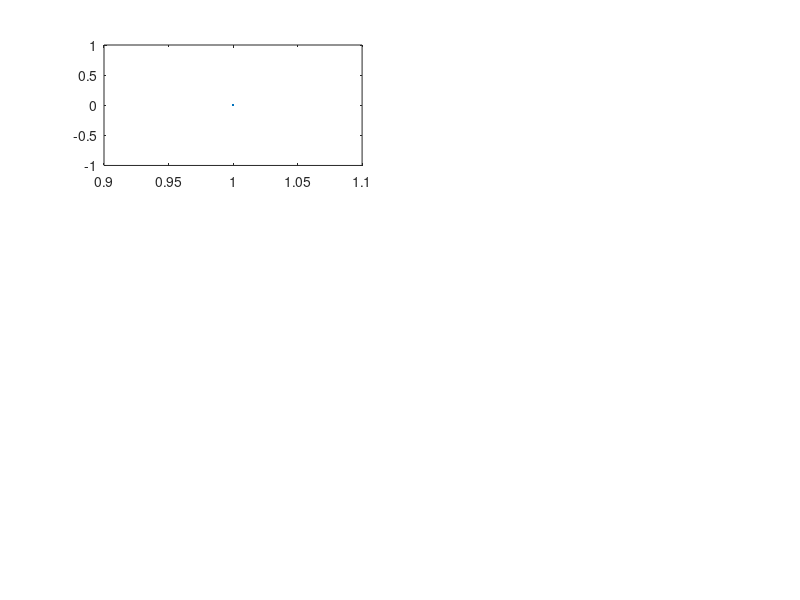

Write MATLAB code to recreate this figure. (Note: this script raises an error after producing the figure.)
NS =1e2;    % número de shingles
NREPS=6;    % número de simulações 
N=500;      % número de experiências

% simular várias vezes
for rep=1:NREPS
    fprintf(1,'Simulação #%d\n',rep);
    
    % criar dois conjuntos C1 e C2  (colunas de bits)
    limiar1=rand();
    limiar2=rand();
    C1=rand(NS,1)>limiar1;
    C2=rand(NS,1)>limiar2;
  
    % calcular distância de Jaccard  
    %    (com operações com bits)
    I= C1 & C2; 
    U= C1 | C2;

    simJ=sum(I)/sum(U); % Similaridade de Jaccard
    fprintf(1,'\nSimilaridade de Jaccard =%.2f\n',simJ);
   
    % estimar com hash
    cfav=0;   % contagem de casos favoráveis
    p=zeros(1,N);
    
    for i=1:N
        % permutar
        pi1=C1(randperm(NS));
        pi2=C2(randperm(NS));
    
        % mínimos
        % índice da primeira linha na permutação em que a coluna tem valor igual a 1
        min1=min(find(pi1>0));
        min2=min(find(pi2>0));
    
        % se mínimos iguais
        if min1==min2
            cfav=cfav+1;
        end

        % representação gráfica contínua
        p(i)=cfav/i; 
        figure(1); subplot(3,2,rep)
        plot(1:i,p(1:i));
        title(['SimJ =' sprintf('%.2f',simJaccard)]);
        drawnow;
    end

    sim=cfav/N; distancia=1-sim;
    fprintf(1,'Distância usando min(h(x))=%.2f\n',distancia);
    
    ax=axis; ax(3)=0; ax(4)=1; axis(ax);
    text(N/2,0.5,['p[min(\pi(C_1) =min(\pi(C_2)] =' ...
            sprintf('%.2f',p(i))],...
            'FontSize',9, 'HorizontalAlignment','center');
    ylabel('probabilidade');
    xlabel('experiência');

end
